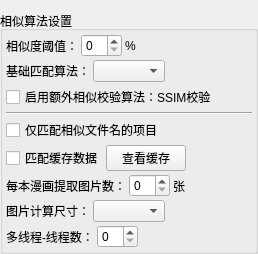
<?xml version="1.0" encoding="UTF-8"?>
<ui version="4.0">
 <class>Form</class>
 <widget class="QWidget" name="Form">
  <property name="geometry">
   <rect>
    <x>0</x>
    <y>0</y>
    <width>258</width>
    <height>248</height>
   </rect>
  </property>
  <property name="windowTitle">
   <string>Form</string>
  </property>
  <layout class="QHBoxLayout" name="horizontalLayout_5">
   <property name="spacing">
    <number>0</number>
   </property>
   <property name="leftMargin">
    <number>0</number>
   </property>
   <property name="rightMargin">
    <number>0</number>
   </property>
   <property name="bottomMargin">
    <number>0</number>
   </property>
   <item>
    <widget class="QGroupBox" name="groupBox">
     <property name="title">
      <string>相似算法设置</string>
     </property>
     <layout class="QVBoxLayout" name="verticalLayout">
      <property name="spacing">
       <number>3</number>
      </property>
      <property name="leftMargin">
       <number>3</number>
      </property>
      <property name="topMargin">
       <number>3</number>
      </property>
      <property name="rightMargin">
       <number>3</number>
      </property>
      <property name="bottomMargin">
       <number>3</number>
      </property>
      <item>
       <layout class="QHBoxLayout" name="horizontalLayout_6">
        <item>
         <widget class="QLabel" name="label_3">
          <property name="text">
           <string>相似度阈值：</string>
          </property>
         </widget>
        </item>
        <item>
         <widget class="QSpinBox" name="spinBox_similarity_threshold"/>
        </item>
        <item>
         <widget class="QLabel" name="label_2">
          <property name="text">
           <string>%</string>
          </property>
         </widget>
        </item>
        <item>
         <spacer name="horizontalSpacer_4">
          <property name="orientation">
           <enum>Qt::Horizontal</enum>
          </property>
          <property name="sizeHint" stdset="0">
           <size>
            <width>40</width>
            <height>20</height>
           </size>
          </property>
         </spacer>
        </item>
       </layout>
      </item>
      <item>
       <layout class="QHBoxLayout" name="horizontalLayout">
        <item>
         <widget class="QLabel" name="label">
          <property name="text">
           <string>基础匹配算法：</string>
          </property>
         </widget>
        </item>
        <item>
         <widget class="QComboBox" name="comboBox_hash_algorithm"/>
        </item>
        <item>
         <spacer name="horizontalSpacer_3">
          <property name="orientation">
           <enum>Qt::Horizontal</enum>
          </property>
          <property name="sizeHint" stdset="0">
           <size>
            <width>40</width>
            <height>20</height>
           </size>
          </property>
         </spacer>
        </item>
       </layout>
      </item>
      <item>
       <layout class="QHBoxLayout" name="horizontalLayout_2">
        <item>
         <widget class="QCheckBox" name="checkBox_ssim">
          <property name="text">
           <string>启用额外相似校验算法：SSIM校验</string>
          </property>
         </widget>
        </item>
        <item>
         <spacer name="horizontalSpacer_2">
          <property name="orientation">
           <enum>Qt::Horizontal</enum>
          </property>
          <property name="sizeHint" stdset="0">
           <size>
            <width>40</width>
            <height>20</height>
           </size>
          </property>
         </spacer>
        </item>
       </layout>
      </item>
      <item>
       <widget class="Line" name="line">
        <property name="orientation">
         <enum>Qt::Horizontal</enum>
        </property>
       </widget>
      </item>
      <item>
       <widget class="QCheckBox" name="checkBox_match_similar">
        <property name="text">
         <string>仅匹配相似文件名的项目</string>
        </property>
       </widget>
      </item>
      <item>
       <layout class="QHBoxLayout" name="horizontalLayout_7">
        <item>
         <widget class="QCheckBox" name="checkBox_match_cache">
          <property name="text">
           <string>匹配缓存数据</string>
          </property>
         </widget>
        </item>
        <item>
         <widget class="QPushButton" name="pushButton_cache_option">
          <property name="text">
           <string>查看缓存</string>
          </property>
         </widget>
        </item>
        <item>
         <spacer name="horizontalSpacer">
          <property name="orientation">
           <enum>Qt::Horizontal</enum>
          </property>
          <property name="sizeHint" stdset="0">
           <size>
            <width>40</width>
            <height>20</height>
           </size>
          </property>
         </spacer>
        </item>
       </layout>
      </item>
      <item>
       <layout class="QHBoxLayout" name="horizontalLayout_3">
        <item>
         <widget class="QLabel" name="label_6">
          <property name="text">
           <string>每本漫画提取图片数：</string>
          </property>
         </widget>
        </item>
        <item>
         <widget class="QSpinBox" name="spinBox_extract_images"/>
        </item>
        <item>
         <widget class="QLabel" name="label_7">
          <property name="text">
           <string>张</string>
          </property>
         </widget>
        </item>
        <item>
         <spacer name="horizontalSpacer_5">
          <property name="orientation">
           <enum>Qt::Horizontal</enum>
          </property>
          <property name="sizeHint" stdset="0">
           <size>
            <width>40</width>
            <height>20</height>
           </size>
          </property>
         </spacer>
        </item>
       </layout>
      </item>
      <item>
       <layout class="QHBoxLayout" name="horizontalLayout_8">
        <item>
         <widget class="QLabel" name="label_4">
          <property name="text">
           <string>图片计算尺寸：</string>
          </property>
         </widget>
        </item>
        <item>
         <widget class="QComboBox" name="comboBox_image_size"/>
        </item>
        <item>
         <spacer name="horizontalSpacer_7">
          <property name="orientation">
           <enum>Qt::Horizontal</enum>
          </property>
          <property name="sizeHint" stdset="0">
           <size>
            <width>40</width>
            <height>20</height>
           </size>
          </property>
         </spacer>
        </item>
       </layout>
      </item>
      <item>
       <layout class="QHBoxLayout" name="horizontalLayout_4">
        <item>
         <widget class="QLabel" name="label_8">
          <property name="text">
           <string>多线程-线程数：</string>
          </property>
         </widget>
        </item>
        <item>
         <widget class="QSpinBox" name="spinBox_threads"/>
        </item>
        <item>
         <spacer name="horizontalSpacer_6">
          <property name="orientation">
           <enum>Qt::Horizontal</enum>
          </property>
          <property name="sizeHint" stdset="0">
           <size>
            <width>40</width>
            <height>20</height>
           </size>
          </property>
         </spacer>
        </item>
       </layout>
      </item>
     </layout>
    </widget>
   </item>
  </layout>
 </widget>
 <resources/>
 <connections/>
</ui>
